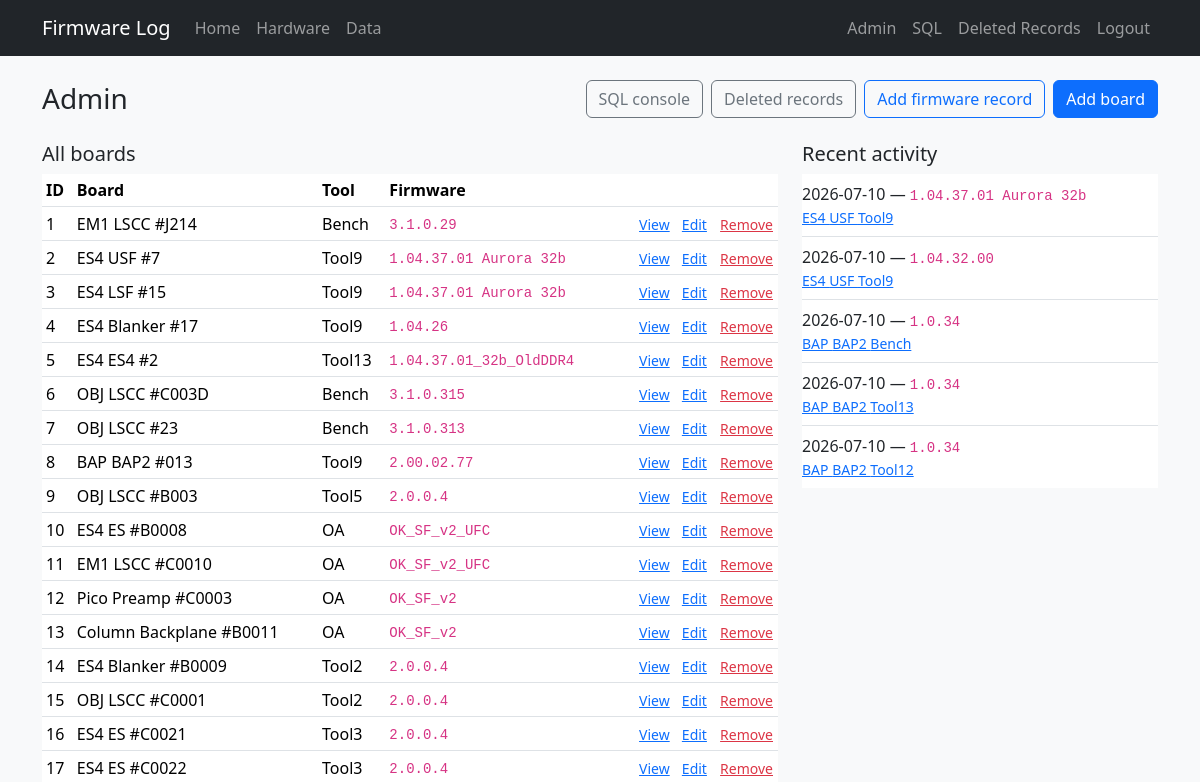
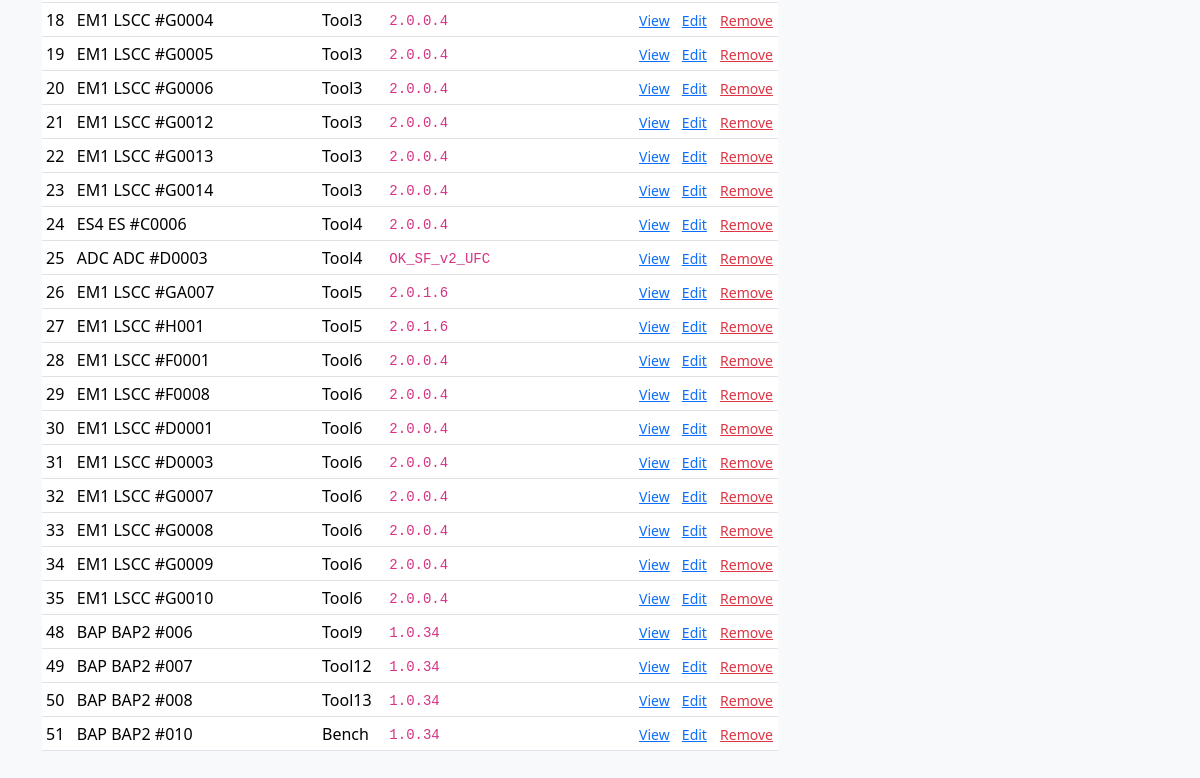
Before: /admin (signed in) with the older database file (2 pictures, top to bottom).
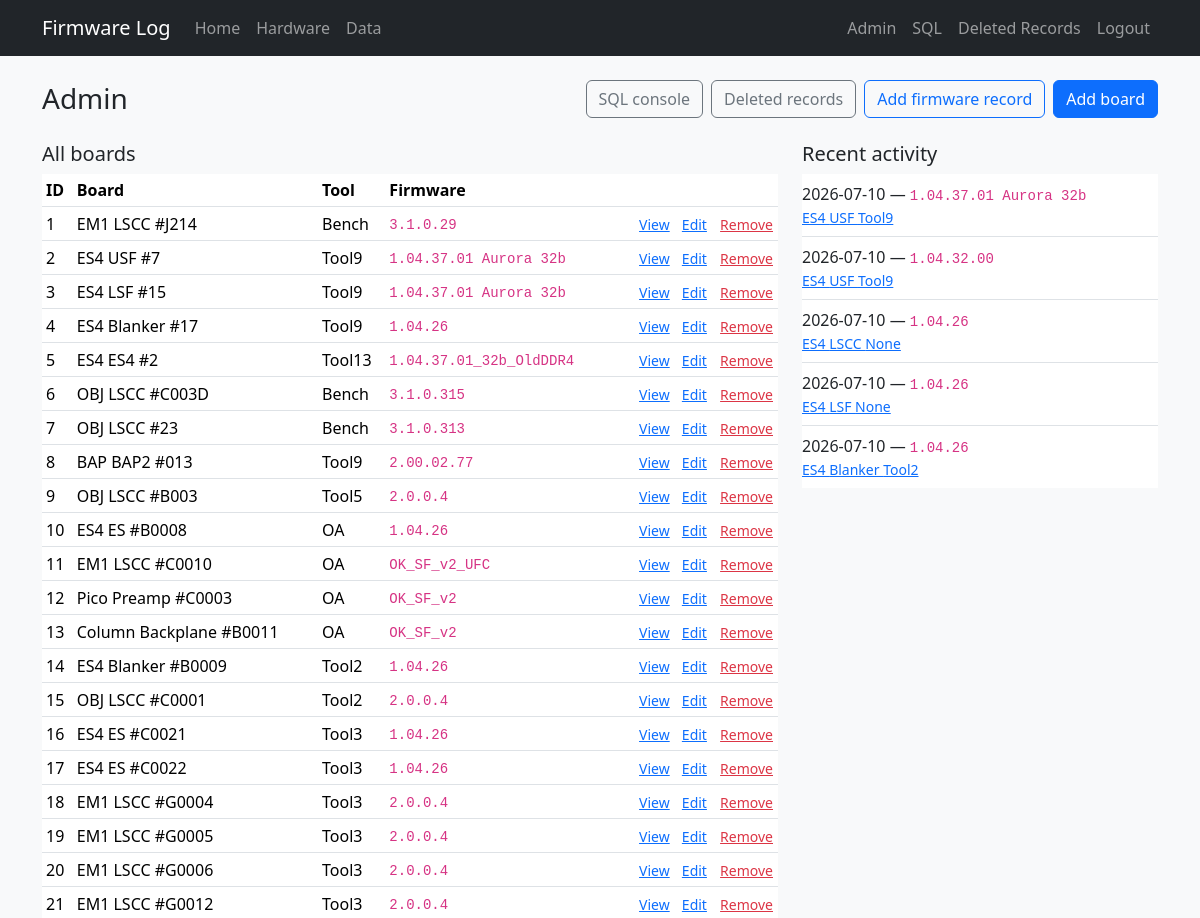
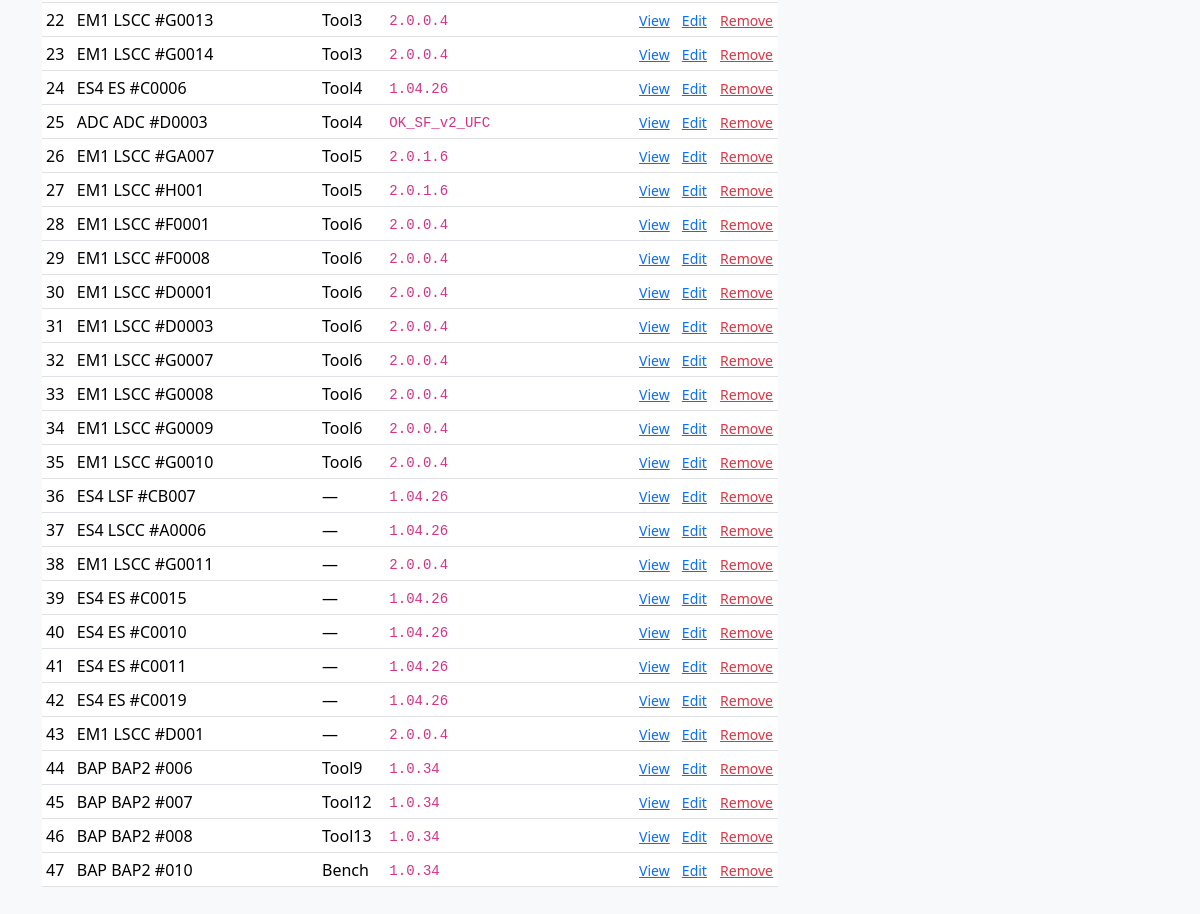
After: the same page with the newer database file (2 pictures, top to bottom).
### tables this page shows
CREATE TABLE "boards" (
                board_id      INTEGER PRIMARY KEY,
                tool          TEXT,
                board_slot    TEXT,
                manufacturer  TEXT NOT NULL DEFAULT 'PDF Solutions Inc.',
                board_name    TEXT NOT NULL,
                serial        TEXT NOT NULL,
                part_number   TEXT,
                revision      TEXT,
                file_id       TEXT,
                product_name  TEXT NOT NULL,
                ddr_fbga      TEXT
            , inventory_serial TEXT, status TEXT, role TEXT, comment TEXT, open_item TEXT, po TEXT, modified_by TEXT, source_updated_at TEXT, data_source TEXT, dc_status TEXT, ac_status TEXT, gcal_status TEXT, adc_status TEXT, eeprom_status TEXT);

CREATE TABLE "firmware_history" (
                event_id    INTEGER PRIMARY KEY AUTOINCREMENT,
                board_id    INTEGER NOT NULL REFERENCES boards (board_id),
                event_date  TEXT NOT NULL,
                event_time  TEXT,
                fpga        TEXT,
                firmware    TEXT NOT NULL,
                installer   TEXT,
                result      TEXT
            );

### app.py (the view)
@app.route("/admin")
@login_required
def admin_index():
    return render_template(
        "admin/index.html",
        boards=db.list_boards(sort="board_id"),
        recent=db.recent_installs(5),
    )

### app.py (called while the page is built)
def login_required(view):
    @wraps(view)
    def wrapped(*args, **kwargs):
        if not session.get("admin"):
            flash("Admin login required.", "warning")
            return redirect(url_for("admin_login", next=request.url))
        return view(*args, **kwargs)
    return wrapped

### db.py (called while the page is built)
def firmware_verified_sql(board_alias="b"):
    ids = ", ".join(str(i) for i in sorted(VERIFIED_BOARD_IDS))
    return f"""
    CASE
        WHEN {board_alias}.board_id IN ({ids}) THEN 'verified'
        WHEN {board_alias}.data_source = 'firmware_log' THEN 'verified'
        WHEN {board_alias}.tool = 'Tool13' AND {board_alias}.product_name = 'BAP' THEN 'verified'
        ELSE 'unverified'
    END
    """

def dict_row(cursor, row):
    return {col[0]: row[i] for i, col in enumerate(cursor.description)}

@contextmanager
def get_db():
    conn = sqlite3.connect(DATABASE)
    conn.row_factory = dict_row
    try:
        yield conn
    finally:
        conn.close()

def fetch_all(query, params=()):
    with get_db() as conn:
        return conn.execute(query, params).fetchall()

### templates/admin/index.html (shortened to what this page needs)
{% extends "base.html" %}
{% block content %}
<div class="d-flex flex-wrap justify-content-between align-items-center gap-2 mb-4">
  <h1 class="h3 mb-0">Admin</h1>
  <div class="d-flex gap-2">
    <a href="{{ url_for('admin_sql') }}" class="btn btn-outline-secondary">SQL console</a>
    <a href="{{ url_for('admin_deleted') }}" class="btn btn-outline-secondary">Deleted records</a>
    <a href="{{ url_for('admin_history_new') }}" class="btn btn-outline-primary">Add firmware record</a>
    <a href="{{ url_for('admin_board_new') }}" class="btn btn-primary">Add board</a>
  </div>
</div>
<div class="row g-4">
  <div class="col-lg-8">
    <h2 class="h5">All boards</h2>
    <div class="table-responsive">
      <table class="table table-sm align-middle">
        <thead>
          <tr>
            <th>ID</th>
            <th>Board</th>
            <th>Tool</th>
            <th>Firmware</th>
            <th></th>
          </tr>
        </thead>
        <tbody>
          {% for b in boards %}
          <tr>
            <td>{{ b.board_id }}</td>
            <td>{{ b.product_name }} {{ b.board_name }} #{{ b.serial }}</td>
            <td>{{ b.tool or '—' }}</td>
            <td>{% if b.current_firmware %}<code>{{ b.current_firmware }}</code>{% else %}—{% endif %}</td>
            <td class="text-end text-nowrap">
              <a href="{{ url_for('board_detail', board_id=b.board_id) }}" class="small me-2">View</a>
              <a href="{{ url_for('admin_board_edit', board_id=b.board_id) }}" class="small me-2">Edit</a>
              <form method="post" action="{{ url_for('admin_board_delete', board_id=b.board_id) }}" class="d-inline"
                    onsubmit="return confirm('Move board {{ b.board_id }} and its firmware history to deleted records?')">
                <button type="submit" class="btn btn-link btn-sm text-danger p-0 align-baseline">Remove</button>
              </form>
            </td>
          </tr>
          {% endfor %}
        </tbody>
      </table>
    </div>
  </div>
  <div class="col-lg-4">
    <h2 class="h5">Recent activity</h2>
    <ul class="list-group list-group-flush">
      {% for row in recent %}
      <li class="list-group-item px-0">
        <div>{{ row.event_date }} — <code>{{ row.firmware }}</code></div>
        <div class="small text-muted">
          <a href="{{ url_for('board_detail', board_id=row.board_id) }}">
            {{ row.product_name }} {{ row.board_name }} {{ row.tool }}
          </a>
        </div>
      </li>
      {% endfor %}
    </ul>
  </div>
</div>
{% endblock %}

Changed rows visible on the page:
removed boards: board_id "48", product_name "BAP", board_name "BAP2", serial "006", tool "Tool9", current_firmware "1.0.34"
removed boards: board_id "49", product_name "BAP", board_name "BAP2", serial "007", tool "Tool12", current_firmware "1.0.34"
removed boards: board_id "50", product_name "BAP", board_name "BAP2", serial "008", tool "Tool13", current_firmware "1.0.34"
removed boards: board_id "51", product_name "BAP", board_name "BAP2", serial "010", tool "Bench", current_firmware "1.0.34"
no longer on this page (row edited): firmware_history: event_date "2026-07-10", firmware "1.0.34", product_name "BAP", board_name "BAP2", tool "Bench"
no longer on this page (row edited): firmware_history: event_date "2026-07-10", firmware "1.0.34", product_name "BAP", board_name "BAP2", tool "Tool13"
no longer on this page (row edited): firmware_history: event_date "2026-07-10", firmware "1.0.34", product_name "BAP", board_name "BAP2", tool "Tool12"
computed for boards id 10: current_firmware "OK_SF_v2_UFC" → "1.04.26"
computed for boards id 14: current_firmware "2.0.0.4" → "1.04.26"
computed for boards id 16: current_firmware "2.0.0.4" → "1.04.26"
computed for boards id 17: current_firmware "2.0.0.4" → "1.04.26"
computed for boards id 24: current_firmware "2.0.0.4" → "1.04.26"
added boards: board_id "36", product_name "ES4", board_name "LSF", serial "CB007", tool "—", current_firmware "1.04.26"
added boards: board_id "37", product_name "ES4", board_name "LSCC", serial "A0006", tool "—", current_firmware "1.04.26"
added boards: board_id "38", product_name "EM1", board_name "LSCC", serial "G0011", tool "—", current_firmware "2.0.0.4"
added boards: board_id "39", product_name "ES4", board_name "ES", serial "C0015", tool "—", current_firmware "1.04.26"
added boards: board_id "40", product_name "ES4", board_name "ES", serial "C0010", tool "—", current_firmware "1.04.26"
added boards: board_id "41", product_name "ES4", board_name "ES", serial "C0011", tool "—", current_firmware "1.04.26"
added boards: board_id "42", product_name "ES4", board_name "ES", serial "C0019", tool "—", current_firmware "1.04.26"
added boards: board_id "43", product_name "EM1", board_name "LSCC", serial "D001", tool "—", current_firmware "2.0.0.4"
added boards: board_id "44", product_name "BAP", board_name "BAP2", serial "006", tool "Tool9", current_firmware "1.0.34"
added boards: board_id "45", product_name "BAP", board_name "BAP2", serial "007", tool "Tool12", current_firmware "1.0.34"
added boards: board_id "46", product_name "BAP", board_name "BAP2", serial "008", tool "Tool13", current_firmware "1.0.34"
added boards: board_id "47", product_name "BAP", board_name "BAP2", serial "010", tool "Bench", current_firmware "1.0.34"
added firmware_history: event_date "2026-07-10", firmware "1.04.26", product_name "ES4", board_name "LSCC", tool "None"
added firmware_history: event_date "2026-07-10", firmware "1.04.26", product_name "ES4", board_name "LSF", tool "None"
now on this page (row edited): firmware_history: event_date "2026-07-10", firmware "1.04.26", product_name "ES4", board_name "Blanker", tool "Tool2"
